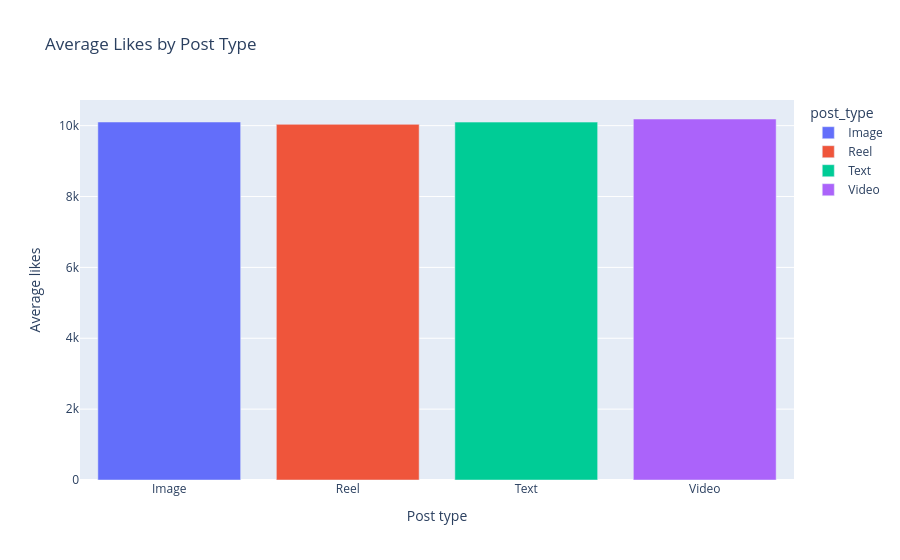

Write notebook code for a chart like this one.
### Code cell
avg = wrangled.groupby("post_type", as_index=False)["likes"].mean()

fig = px.bar(avg, x="post_type", y="likes", color="post_type", title="Average Likes by Post Type")
fig.update_layout(xaxis_title="Post type", yaxis_title="Average likes")
fig.show()

### Figure 1 — Plotly figure (JSON) as saved in the notebook; plotly's stock layout.template omitted (floating-point values rounded to 4 significant figures)
{"data": [{"alignmentgroup": "True", "hovertemplate": "post_type=%{x}<br>likes=%{y}<extra></extra>", "legendgroup": "Image", "marker": {"color": "#636efa", "pattern": {"shape": ""}}, "name": "Image", "offsetgroup": "Image", "orientation": "v", "showlegend": true, "textposition": "auto", "type": "bar", "x": ["Image"], "xaxis": "x", "y": [10100.0], "yaxis": "y"}, {"alignmentgroup": "True", "hovertemplate": "post_type=%{x}<br>likes=%{y}<extra></extra>", "legendgroup": "Reel", "marker": {"color": "#EF553B", "pattern": {"shape": ""}}, "name": "Reel", "offsetgroup": "Reel", "orientation": "v", "showlegend": true, "textposition": "auto", "type": "bar", "x": ["Reel"], "xaxis": "x", "y": [10040.0], "yaxis": "y"}, {"alignmentgroup": "True", "hovertemplate": "post_type=%{x}<br>likes=%{y}<extra></extra>", "legendgroup": "Text", "marker": {"color": "#00cc96", "pattern": {"shape": ""}}, "name": "Text", "offsetgroup": "Text", "orientation": "v", "showlegend": true, "textposition": "auto", "type": "bar", "x": ["Text"], "xaxis": "x", "y": [10100.0], "yaxis": "y"}, {"alignmentgroup": "True", "hovertemplate": "post_type=%{x}<br>likes=%{y}<extra></extra>", "legendgroup": "Video", "marker": {"color": "#ab63fa", "pattern": {"shape": ""}}, "name": "Video", "offsetgroup": "Video", "orientation": "v", "showlegend": true, "textposition": "auto", "type": "bar", "x": ["Video"], "xaxis": "x", "y": [10190.0], "yaxis": "y"}], "layout": {"autosize": true, "barmode": "relative", "legend": {"title": {"text": "post_type"}, "tracegroupgap": 0}, "title": {"text": "Average Likes by Post Type"}, "xaxis": {"anchor": "y", "autorange": true, "categoryarray": ["Image", "Reel", "Text", "Video"], "categoryorder": "array", "domain": [0, 1], "range": [-0.5, 3.5], "title": {"text": "Post type"}, "type": "category"}, "yaxis": {"anchor": "x", "autorange": true, "domain": [0, 1], "range": [0, 10720.0], "title": {"text": "Average likes"}, "type": "linear"}}}
